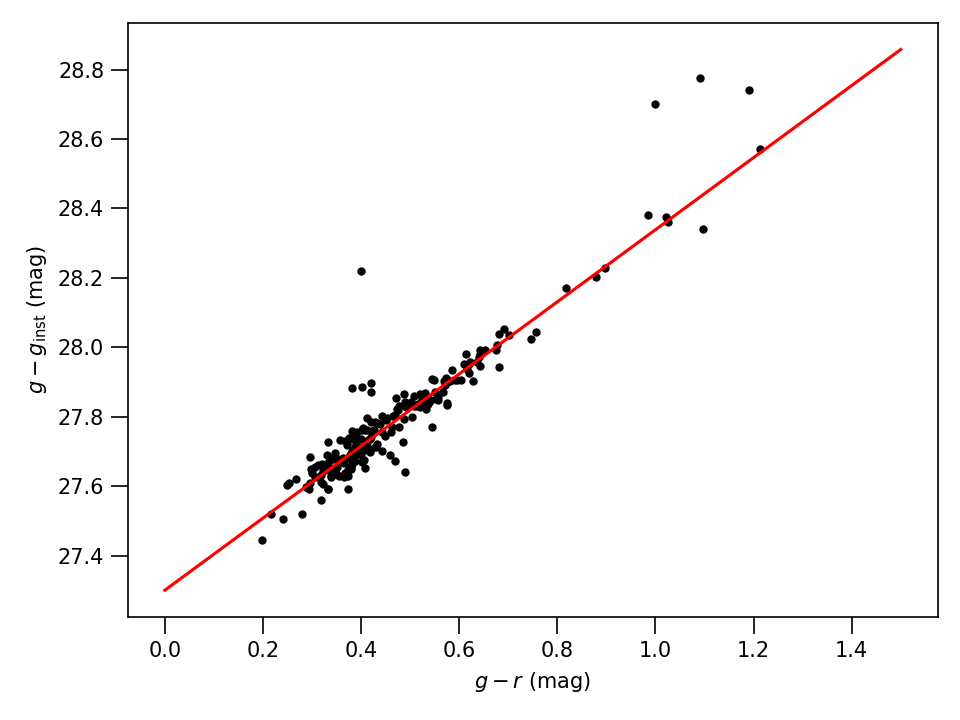

Generate this figure with Python:
# Licensed with the MIT License, see LICENSE for details

import os
import requests
import numpy as np
import matplotlib.pyplot as plt
from astropy.table import Table
from astropy.io import fits
from astropy.coordinates import SkyCoord
import calviacat as cvc

if os.path.exists("lco.fits"):
    hdu = fits.open("lco.fits")
else:
    r = requests.get("https://archive-api.lco.global/frames/6143031/").json()
    hdu = fits.open(r["url"])
    hdu.writeto("lco.fits")

im = hdu["sci"].data
h = hdu["sci"].header
phot = Table(hdu["cat"].data)

phot = phot[phot["FLAG"] == 0]  # clean LCO catalog
lco = SkyCoord(phot["RA"], phot["DEC"], unit="deg")

# initialize catalog
ps1 = cvc.PanSTARRS1("cat.db")

# check the local catalog database for stars in the vicinity of the LCO catalog
catalog_ids, coordinates = ps1.search(lco)

# If there are no objects in the local database, then we need to retrieve them
# from PS1's online database.  For these LCO data, finding anything fewer than
# 500 catalog objects suggests there may only be partial overlap between the
# local database and the LCO data.  This number will depend on image depth and
# location on the sky.
if len(catalog_ids) < 500:
    # search the PS1 online database for objects in the vicinity of the LCO
    # catalog
    ps1.fetch_field(lco)

# crossmatch the LCO photometry table with catalog
objids, distances = ps1.xmatch(lco)

# Calibrate this g-band image, include a color correction
g_inst = -2.5 * np.log10(phot["FLUX"])
g_err = phot["FLUXERR"] / phot["FLUX"] * 1.0857

zp, C, unc, g, gmr, gmi = ps1.cal_color(objids, g_inst, "g", "g-r")

# plot results
fig = plt.figure(1)
fig.clear()
ax = fig.gca()
ax.scatter(gmr, g - g_inst, marker=".", color="k")
x = np.linspace(0, 1.5)
ax.plot(x, C * x + zp, "r-")
plt.setp(ax, xlabel="$g-r$ (mag)", ylabel=r"$g-g_{\rm inst}$ (mag)")
plt.tight_layout()
plt.savefig("lco-ps1-color-corrected.png", dpi=150)
